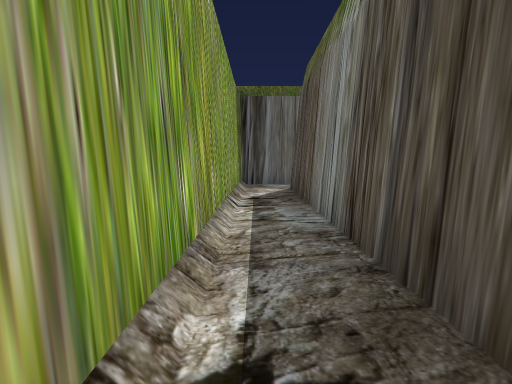
[1] (above)

13 first-person views from a walk through a Unity game level. The camera is 1.5 m above the floor, tilts 6° down and sees 80° across. The floor is counted in squares, 2 m on a side. Each view is taken from the middle of a square. On the plan, view 1 faces up. The plan holds only what a view shows up to about 10 squares ahead; the rest is blank. The place goes on beyond the plan. The player is left out.

[2]
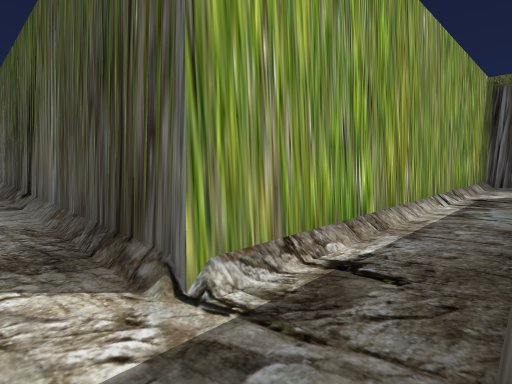

[3]
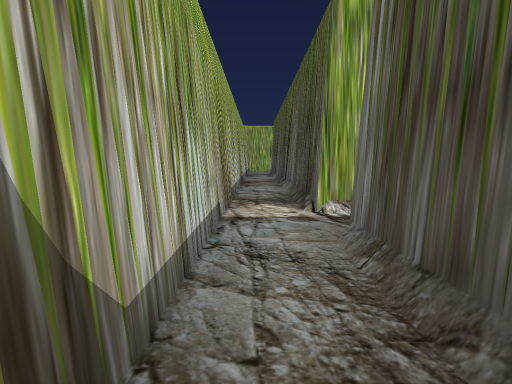

[4]
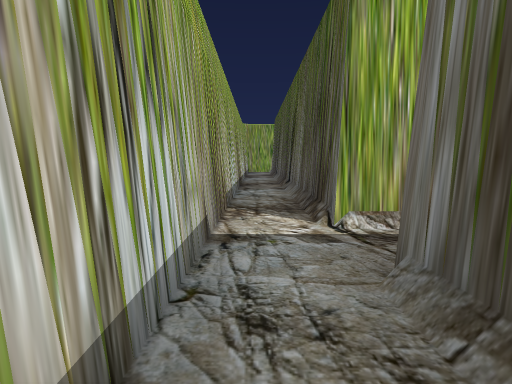

[5]
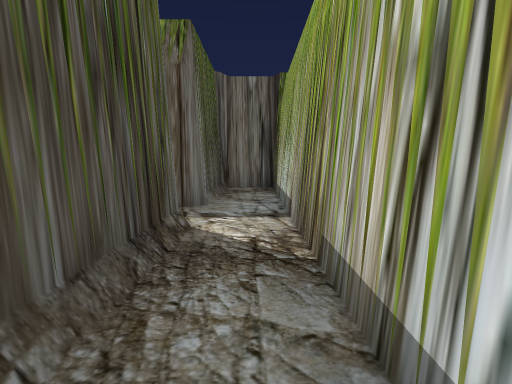

[6]
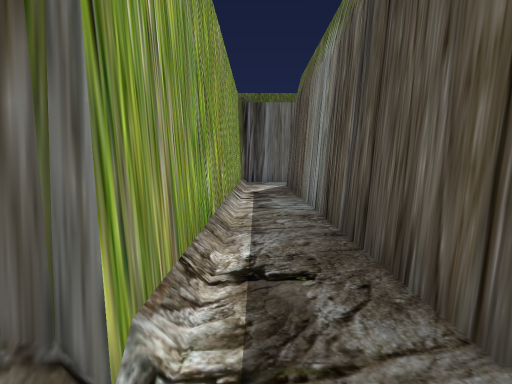

[7]
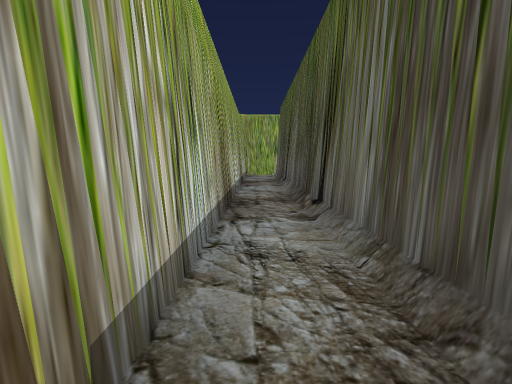

[8]
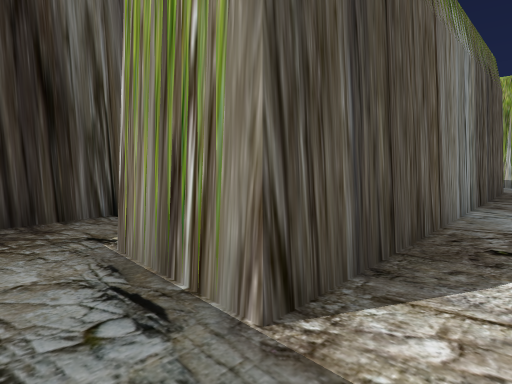

[9]
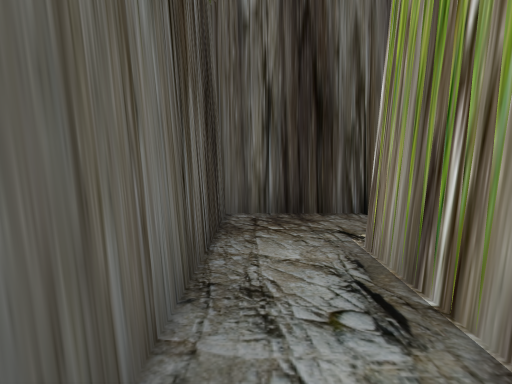

[10]
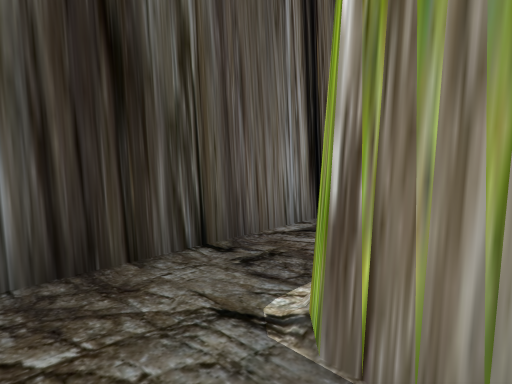

[11]
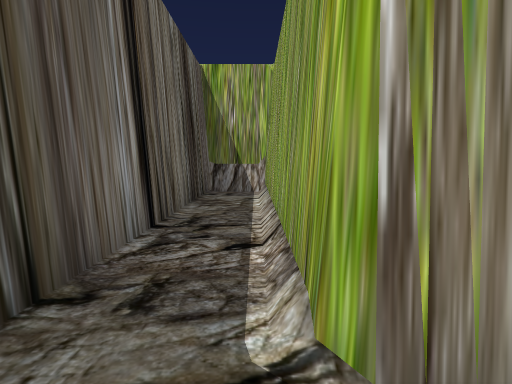

[12]
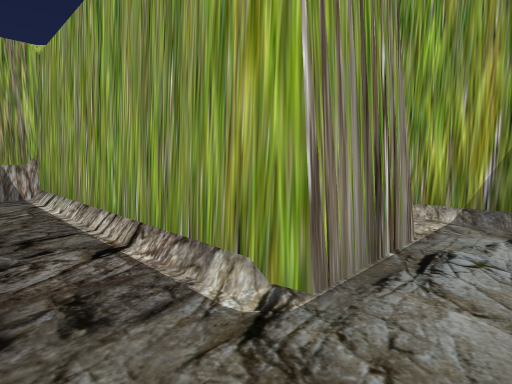

[13]
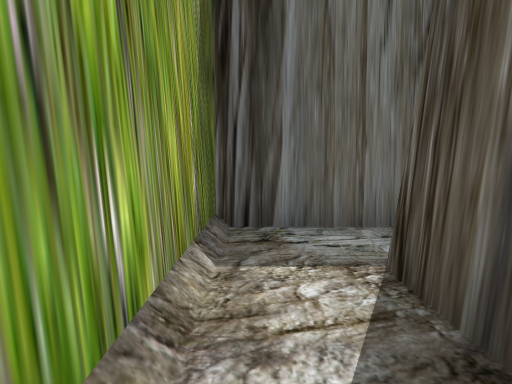

### Floor plan
Ten units are one square. View 1 is at (0, 0); x grows to the right and y downward. Boxes are objects, and circles mark ways between rooms. Rooms are numbered by the first view taken in them; rooms with no view inside come last. Other rooms are left out.
<svg viewBox="-70 -99 117 119">
<path fill="none" stroke="#000" d="M-65 15 42 15 42 1 11 1 9 0 9 -80M-5 -84 -5 1 -65 1M9 -80 28 -80 28 -17 42 -17 42 -94 -5 -94 -5 -84"/>
<circle cx="0" cy="-80" r="3" fill="#2a7"/>
<text x="0" y="-10">1</text>
<text x="40" y="-70">2</text>
</svg>
Room 1 opens to room 2.

Where each view was taken, in squares from view 1:
view 1: 0 up, 0 right, facing up
view 2: 1 down, 1 right, facing up-left
view 3: 1 down, 4 right, facing left
view 4: 1 down, 3 right, facing left
view 5: 1 down, 4 left, facing right
view 6: 1 down, 0 right, facing up
view 7: 1 down, 1 left, facing left
view 8: 9 up, 0 right, facing down-right
view 9: 9 up, 0 right, facing right
view 10: 9 up, 2 right, facing down-right
view 11: 9 up, 3 right, facing down
view 12: 9 up, 4 right, facing down-left
view 13: 6 up, 0 right, facing up
